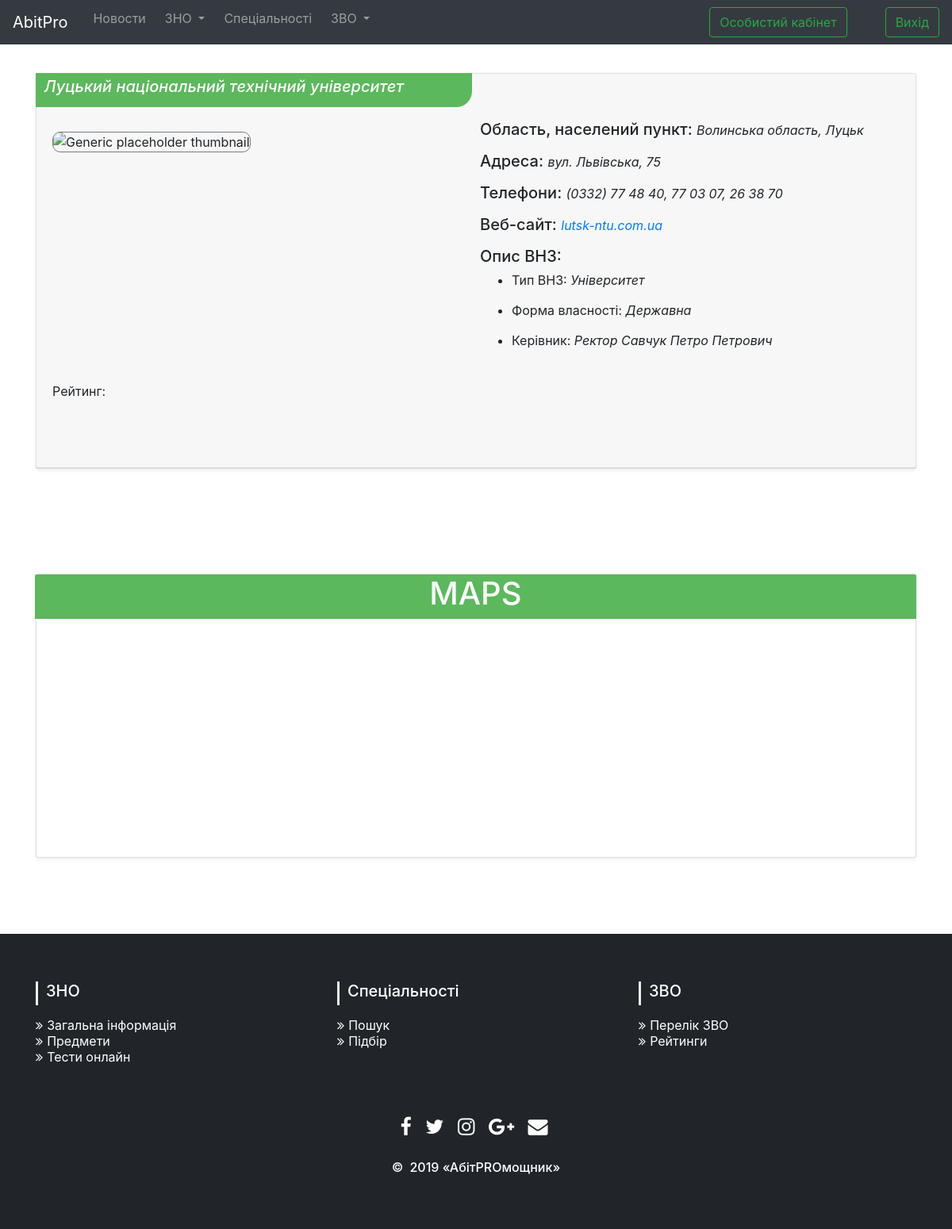
Page /Server/ProjectPRP/univer.php?id=1 on the committed database.
### tables this page shows
CREATE TABLE `universities` (
  `id` int(11) NOT NULL,
  `Name_Universities` varchar(200) DEFAULT NULL,
  `Images_U` varchar(100) DEFAULT NULL,
  `Region_U` varchar(45) DEFAULT NULL,
  `City_U` varchar(45) DEFAULT NULL,
  `Address_U` varchar(45) DEFAULT NULL,
  `Index_U` varchar(45) DEFAULT NULL,
  `Type_U` varchar(45) DEFAULT NULL,
  `Control_Form_U` varchar(45) DEFAULT NULL,
  `Director_U` varchar(100) DEFAULT NULL,
  `Drinking_Order_U` varchar(150) DEFAULT NULL,
  `Phone_U` varchar(100) DEFAULT NULL,
  `Web_U` varchar(100) DEFAULT NULL
);

### Server/ProjectPRP/db.php (called while the page is built, shortened)
<?php
$dbhost = "localhost";
$dbname="users";
$username="root";
$password="";
$db = new mysqli($dbhost,$username,$password,$dbname);
$db->query("SET CHARACTER SET 'utf8'");
function get_universities_by_id($id) {
    global $db;
    $universities = $db->query("SELECT * FROM universities WHERE id=$id");
    foreach ($universities as $univer){
    return $univer;
}
}

### Server/ProjectPRP/univer.php (the view, shortened to what this page needs)
<!DOCTYPE html>
<html>
<head>
    <link rel="stylesheet" href="https://stackpath.bootstrapcdn.com/bootstrap/4.3.1/css/bootstrap.min.css">
    <link rel="stylesheet" href="css/univer.css">
</head>
<header>
    <?php require "db.php";?>
    <?php require "header.php";?>
</header>
<body>
<?php
$univer = get_universities_by_id($_GET['id']);
 ?>
    <div class="container emp-profile">
        <div class="card mb-4 shadow-sm">
            <div class="card-header">
                <form>
                    <div class="form-row">
                        <div class="form-group col-md-6 ">
                            <div class="teg">
                                <h5><em><?php echo $univer["Name_Universities"] ?></em></h5>
                            </div>
                        </div>
                        <div class="form-group col-md">
                        </div>
                    </div>
                    <div class="form-row">
                        <div class="form-group col-md-6 ">
                            <div>
                                <img class="image"
                                     src="https://media3.mensxp.com/media/content/2017/Dec/header-3-copy-1513352222_1100x513.jpg"
                                     alt="Generic placeholder thumbnail">
                            </div>
                        </div>
                        <div class="form-group col-md-6" id="info" name="info">
                            <label for="inputPassword4">
                                <h5>Область, населений пункт:
                                    <small><em><?php echo $univer["Region_U"], ", ", $univer["City_U"] ?></em>
                                    </small>
                                </h5>
                            </label><br>
                            <label for="inputPassword4">
                                <h5>Адреса:
                                    <small><em><?php echo $univer["Address_U"] ?></small>
                                    </em></h5>
                            </label><br>
                            <label for="inputPassword4">
                                <h5>Телефони:
                                    <small><em><?php echo $univer["Phone_U"] ?></small>
                                    </em></h5>
                            </label><br>
                            <label for="inputPassword4">
                                <h5>Веб-сайт:
                                    <small>
                                        <em><a href="<?php echo $univer["Web_U"] ?>"><?php echo $univer["Web_U"] ?></a>
                                    </small>
                                    </em></h5>
                            </label><br>
                            <label for="inputPassword4"><h5>Опис ВНЗ: </h5></label><br>
                            <label for="inputPassword4">
                                <h7>
                                    <ul>
                                        <li>Тип ВНЗ:
                                </h7>
                                <em><?php echo $univer["Type_U"] ?></em></label><br>
                            <label for="inputPassword4">
                                <h7>
                                    <li>Форма власності:
                                </h7>
                                <em>
                                    <h7><?php echo $univer["Control_Form_U"] ?></em></label><br>
                            <label for="inputPassword4">
                                <h7>
                                    <li>Керівник:
                                </h7>
                                <em><?php echo $univer["Director_U"] ?></em></ul></label><br>
                        </div>
                    </div>
                    <div class="form-row">
                        <div class="form-group col-md-6">
                            <label for="inputCity">Рейтинг:
                                <fieldset class="rating">
                                    <div class="rating__group">
                                        <input class="rating__star" type="radio" name="1" id="1" value="1"
                                               aria-label="Ужасно">
                                        <input class="rating__star" type="radio" name="2" id="2" value="2"
                                               aria-label="Сносно">
                                        <input class="rating__star" type="radio" name="3" id="3" value="3"
                                               aria-label="Нормально">
                                        <input class="rating__star" type="radio" name="4" id="4" value="4"
                                               aria-label="Хорошо">
                                        <input class="rating__star" type="radio" name="5" id="5" value="5"
                                               aria-label="Отлично">
                                    </div>
                                </fieldset>
                            </label>
                        </div>
                        <div class="form-group col-md-4">
                        </div>
                    </div>
                </form>
            </div>
        </div>
    </div>
</body>
<div class="container emp-profile">
    <div class="card mb-4 shadow-sm">
        <div id="mapsname"><h1 >MAPS</h1></div>
        <div id="map"></div>
    </div>
</div>
<footer>
    <?php require "footer.php";?>
</footer>
</html>

### Server/ProjectPRP/header.php (shortened to what this page needs)
<!DOCTYPE html>
<html>
<head>
    <link rel="stylesheet" type="text/css" href="css/bootstrap-grid.css">
    <link rel="stylesheet" type="text/css" href="css/bootstrap.css">
    <link rel="stylesheet" type="text/css" href="css/bootstrap-reboot.css">
    <nav class="navbar navbar-expand-md navbar-dark bg-dark">
        <a class="navbar-brand" href="#">AbitPro</a>
        <div class="collapse navbar-collapse" id="navbarSupportedContent">
            <ul class="navbar-nav mr-auto">
                <li class="nav-item ml-2 " >
                    <a class="nav-link" href="#">Новости </a>
                </li>
                <li class="nav-item dropdown ml-2 ">
                    <a class="nav-link dropdown-toggle" href="#" id="navbarDropdown" role="button" data-toggle="dropdown" aria-haspopup="true" aria-expanded="false">
                        ЗНО
                    </a>
                </li>
                <li class="nav-item ml-2 ">
                    <a class="nav-link" href="#">Спеціальності</a>
                </li>
                <li class="nav-item dropdown ml-2 ">
                <a class="nav-link dropdown-toggle" href="#" id="navbarDropdown" role="button" data-toggle="dropdown" aria-haspopup="true" aria-expanded="false">
                    ЗВО
                </a>
                </li>
            </ul>
            <form class="form-inline my-2 my-lg-0">
                <button class="btn btn-outline-success my-2 my-sm-0 mr-5" type="button" onclick='location.href="account.php"'>Особистий кабінет</button>
                <button class="btn btn-outline-success my-2 my-sm-0" type="button" onclick='location.href="account.php"'>Вихід</button>
            </form>
        </div>
    </nav>
</head>
<body>
</body>
</html>

### Server/ProjectPRP/footer.php (shortened to what this page needs)
<link href="//maxcdn.bootstrapcdn.com/bootstrap/4.0.0/css/bootstrap.min.css" rel="stylesheet" id="bootstrap-css">
<link rel="stylesheet" type="text/css" href="css/footer_style.css">
<section id="footer">
    <div class="container">
        <div class="row text-center text-xs-center text-sm-left text-md-left">
            <div class="col-xs-12 col-sm-4 col-md-4">
                <h5>ЗНО</h5>
                <ul class="list-unstyled quick-links">
                    <li><a href="javascript:void();"><i class="fa fa-angle-double-right"></i>Загальна інформація</a></li>
                    <li><a href="javascript:void();"><i class="fa fa-angle-double-right"></i>Предмети</a></li>
                    <li><a href="javascript:void();"><i class="fa fa-angle-double-right"></i>Тести онлайн</a></li>
                </ul>
            </div>
            <div class="col-xs-12 col-sm-4 col-md-4">
                <h5>Спеціальності</h5>
                <ul class="list-unstyled quick-links">
                    <li><a href="javascript:void();"><i class="fa fa-angle-double-right"></i>Пошук</a></li>
                    <li><a href="javascript:void();"><i class="fa fa-angle-double-right"></i>Підбір</a></li>
                </ul>
            </div>
            <div class="col-xs-12 col-sm-4 col-md-4">
                <h5>ЗВО</h5>
                <ul class="list-unstyled quick-links">
                    <li><a href="javascript:void();"><i class="fa fa-angle-double-right"></i>Перелік ЗВО</a></li>
                    <li><a href="javascript:void();"><i class="fa fa-angle-double-right"></i>Рейтинги</a></li>
                </ul>
            </div>
        </div>
        <div class="row">
            <div class="col-xs-12 col-sm-12 col-md-12 mt-2 mt-sm-5">
                <ul class="list-unstyled list-inline social text-center">
                    <li class="list-inline-item"><a href="javascript:void();"><i class="fa fa-facebook"></i></a></li>
                    <li class="list-inline-item"><a href="javascript:void();"><i class="fa fa-twitter"></i></a></li>
                    <li class="list-inline-item"><a href="javascript:void();"><i class="fa fa-instagram"></i></a></li>
                    <li class="list-inline-item"><a href="javascript:void();"><i class="fa fa-google-plus"></i></a></li>
                    <li class="list-inline-item"><a href="javascript:void();" target="_blank"><i class="fa fa-envelope"></i></a></li>
                </ul>
            </div>
        </div>
        <div class="row">
            <div class="col-xs-12 col-sm-12 col-md-12 mt-2 mt-sm-2 text-center text-white">
                <p class="h6">&copy<a class="text-green ml-2"  target="_blank">2019 «AбітPROмощник»</a></p>
            </div>
        </div>
    </div>
</section>

### Server/ProjectPRP/css/univer.css (style rules this page uses)
body { background: #f1b0b7; }
.emp-profile { padding: 3%; margin-top: 0; margin-bottom: 3%; border-radius: 0.5rem; background: #fff; }
.image { text-align: center; margin-top: 3%; }
.teg { color: #fff; background-color: #5cb85c; border-color: #4cae4c; padding: 1%; padding-left: 2%; margin-left: -21px; margin-top: -13px; border-radius: 1px 0px 20px 0px; }
.image { border: 1px solid #7a7b7e; width: 500px; height: 300px; border-radius: 10px; width: 100%; }
li { margin-top:-10px; }
.rating { margin: 0 0 1em 0; padding: 0; border: none; }
.rating__group { position: relative; width: 10em; height: 2em; background-image: url(https://cdn.glitch.com/be154eac-f8a7-4b55-9350-27cb2d6ff6c0%2Foff.svg); background-size: 2em auto; background-repeat: repeat-x; }
.rating__star { position: absolute; top: 0; left: 0; margin: 0; height: 2em; font-size: inherit; -webkit-appearance: none; -moz-appearance: none; appearance: none; background-size: 2em auto; background-repeat: repeat-x; }
.rating__star:nth-of-type(1) { z-index: 5; width: 2em; }
.rating__star:nth-of-type(2) { z-index: 4; width: 4em; }
.rating__star:nth-of-type(3) { z-index: 3; width: 6em; }
.rating__star:nth-of-type(4) { z-index: 2; width: 8em; }
.rating__star:nth-of-type(5) { z-index: 1; width: 10em; }

### Server/ProjectPRP/css/footer_style.css (style rules this page uses)
section { padding: 60px 0; }
#footer { background: #212529 !important; }
#footer h5 { padding-left: 10px; border-left: 3px solid #eeeeee; padding-bottom: 6px; margin-bottom: 20px; color:#ffffff; }
#footer a { color: #ffffff; text-decoration: none !important; background-color: transparent; -webkit-text-decoration-skip: objects; }
#footer ul.social li { padding: 3px 0; }
#footer ul.social li a i { margin-right: 5px; font-size:25px; -webkit-transition: .5s all ease; -moz-transition: .5s all ease; transition: .5s all ease; }
#footer ul.social li a, #footer ul.quick-links li a { color:#ffffff; }
#footer ul.quick-links li { padding: 3px 0; -webkit-transition: .5s all ease; -moz-transition: .5s all ease; transition: .5s all ease; }
#footer ul.quick-links li a i { margin-right: 5px; }

### Server/ProjectPRP/univer.php (style rules this page uses)
#mapsname { color: #fff; background-color: #5cb85c; border-color: #4cae4c; text-align: center; width: 100.25%; height: 5%; margin-left: -2px; border-radius: 2px 2px 0 0; }
#map { width: 100%; height: 300px; }

### rows in the picture
universities: Name_Universities "Луцький національний технічний університет", Region_U "Волинська область", City_U "Луцьк", Address_U "вул. Львівська, 75", Phone_U "(0332) 77 48 40, 77 03 07, 26 38 70", Web_U "lutsk-ntu.com.ua", Type_U "Університет", Control_Form_U "Державна", Director_U "Ректор Савчук Петро Петрович"
